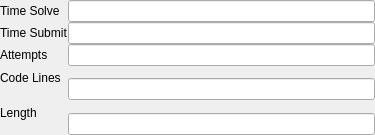
<?xml version="1.0" encoding="UTF-8"?>
<ui version="4.0">
 <class>ejmdGeneralHintsSubmissionWidget</class>
 <widget class="QWidget" name="ejmdGeneralHintsSubmissionWidget">
  <property name="geometry">
   <rect>
    <x>0</x>
    <y>0</y>
    <width>375</width>
    <height>135</height>
   </rect>
  </property>
  <property name="windowTitle">
   <string>Form</string>
  </property>
  <layout class="QGridLayout" name="gridLayout">
   <property name="margin">
    <number>0</number>
   </property>
   <property name="spacing">
    <number>0</number>
   </property>
   <item row="0" column="0">
    <widget class="QLabel" name="label">
     <property name="text">
      <string>Time Solve</string>
     </property>
     <property name="margin">
      <number>5</number>
     </property>
    </widget>
   </item>
   <item row="0" column="1">
    <widget class="QLineEdit" name="suTimeSolve"/>
   </item>
   <item row="1" column="0">
    <widget class="QLabel" name="label_2">
     <property name="text">
      <string>Time Submit</string>
     </property>
     <property name="margin">
      <number>5</number>
     </property>
    </widget>
   </item>
   <item row="1" column="1">
    <widget class="QLineEdit" name="suTimeSubmit"/>
   </item>
   <item row="2" column="0">
    <widget class="QLabel" name="label_3">
     <property name="text">
      <string>Attempts</string>
     </property>
     <property name="margin">
      <number>5</number>
     </property>
    </widget>
   </item>
   <item row="2" column="1">
    <widget class="QLineEdit" name="suAttempts"/>
   </item>
   <item row="3" column="0">
    <widget class="QLabel" name="label_4">
     <property name="text">
      <string>Code Lines</string>
     </property>
     <property name="margin">
      <number>5</number>
     </property>
    </widget>
   </item>
   <item row="3" column="1" rowspan="2">
    <widget class="QLineEdit" name="suCodeLines"/>
   </item>
   <item row="4" column="0" rowspan="2">
    <widget class="QLabel" name="label_5">
     <property name="text">
      <string>Length</string>
     </property>
     <property name="margin">
      <number>5</number>
     </property>
    </widget>
   </item>
   <item row="5" column="1">
    <widget class="QLineEdit" name="suLength"/>
   </item>
  </layout>
 </widget>
 <resources/>
 <connections/>
</ui>
